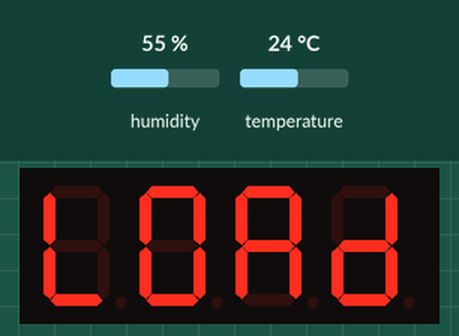
Simulated run of this sketch. Board: Arduino Uno, built with avr-gcc and run on an emulated ATmega328P. Shown: 4-digit seven-segment display. The inputs (shaded band) are chosen by the test bench; at power-on: temperature 24 °C, humidity 55 %.

Above: at 0.1 s.
6.9 s: temperature set to 12 °C
At 8.3 s:
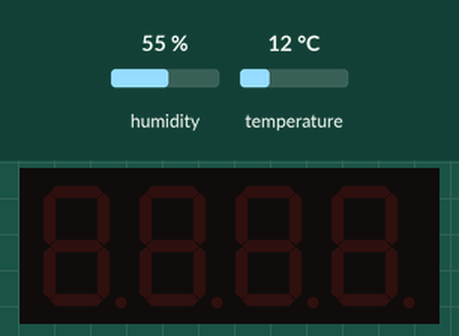
12.3 s: temperature set to 19 °C
17.7 s: temperature set to 28 °C
Timing chart, 0 to 20.7 s (numbered marks = the images above; inputs shaded):
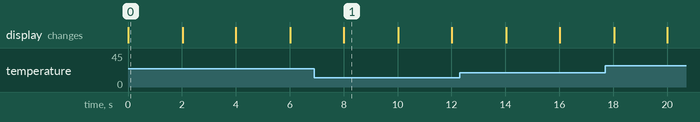

Measured:
- what the display in image 0 shows lasts 2.0 s, from 0.0 s to 2.0 s

The sketch:

4DigitDisplay_temprature.ino
```cpp
#include "SevSeg.h"
#include "DHT.h"
#include "math.h"

#define DHT_PIN A0

#define DHT_TYPE 11

unsigned long previousMillis = 0;
float temprature = -400.00;
const int interval = 2000;

SevSeg sevseg; //Initiate a seven segment controller object
DHT dht(DHT_PIN, DHT_TYPE);

void setup() {
  byte numDigits = 4;
  byte digitPins[] = {2, 3, 4, 5,};
  byte segmentPins[] = {6, 7, 8, 9, 10, 11, 12, 13};
  bool resistorsOnSegments = 0;
  // variable above indicates that 4 resistors were placed on the digit pins.
  // set variable to 1 if you want to use 8 resistors on the segment pins.
  sevseg.begin(COMMON_ANODE, numDigits, digitPins, segmentPins, resistorsOnSegments);
  sevseg.setBrightness(90);
  Serial.begin(9600);
  pinMode(DHT_PIN, INPUT_PULLUP);
  dht.begin();
}
void loop() {
  char temp[7];
  unsigned long currentMillis = millis();
  sevseg.refreshDisplay(); // Must run repeatedly
  if ( currentMillis - previousMillis > interval ) {
    previousMillis = currentMillis;
    temprature = getTemprature();
    dtostrf(temprature, 4, 2, temp);
  }
  if ( temprature == -400.00 ) {
    sevseg.setChars("LOAD");
  } else {
    sevseg.setChars(temp);
  }
}

float getTemprature() {
  float t = dht.readTemperature();
  if (isnan(t)) {
    Serial.println("Failed to read from DHT sensor!");
    return 0;
  }
  return t;
}
```
